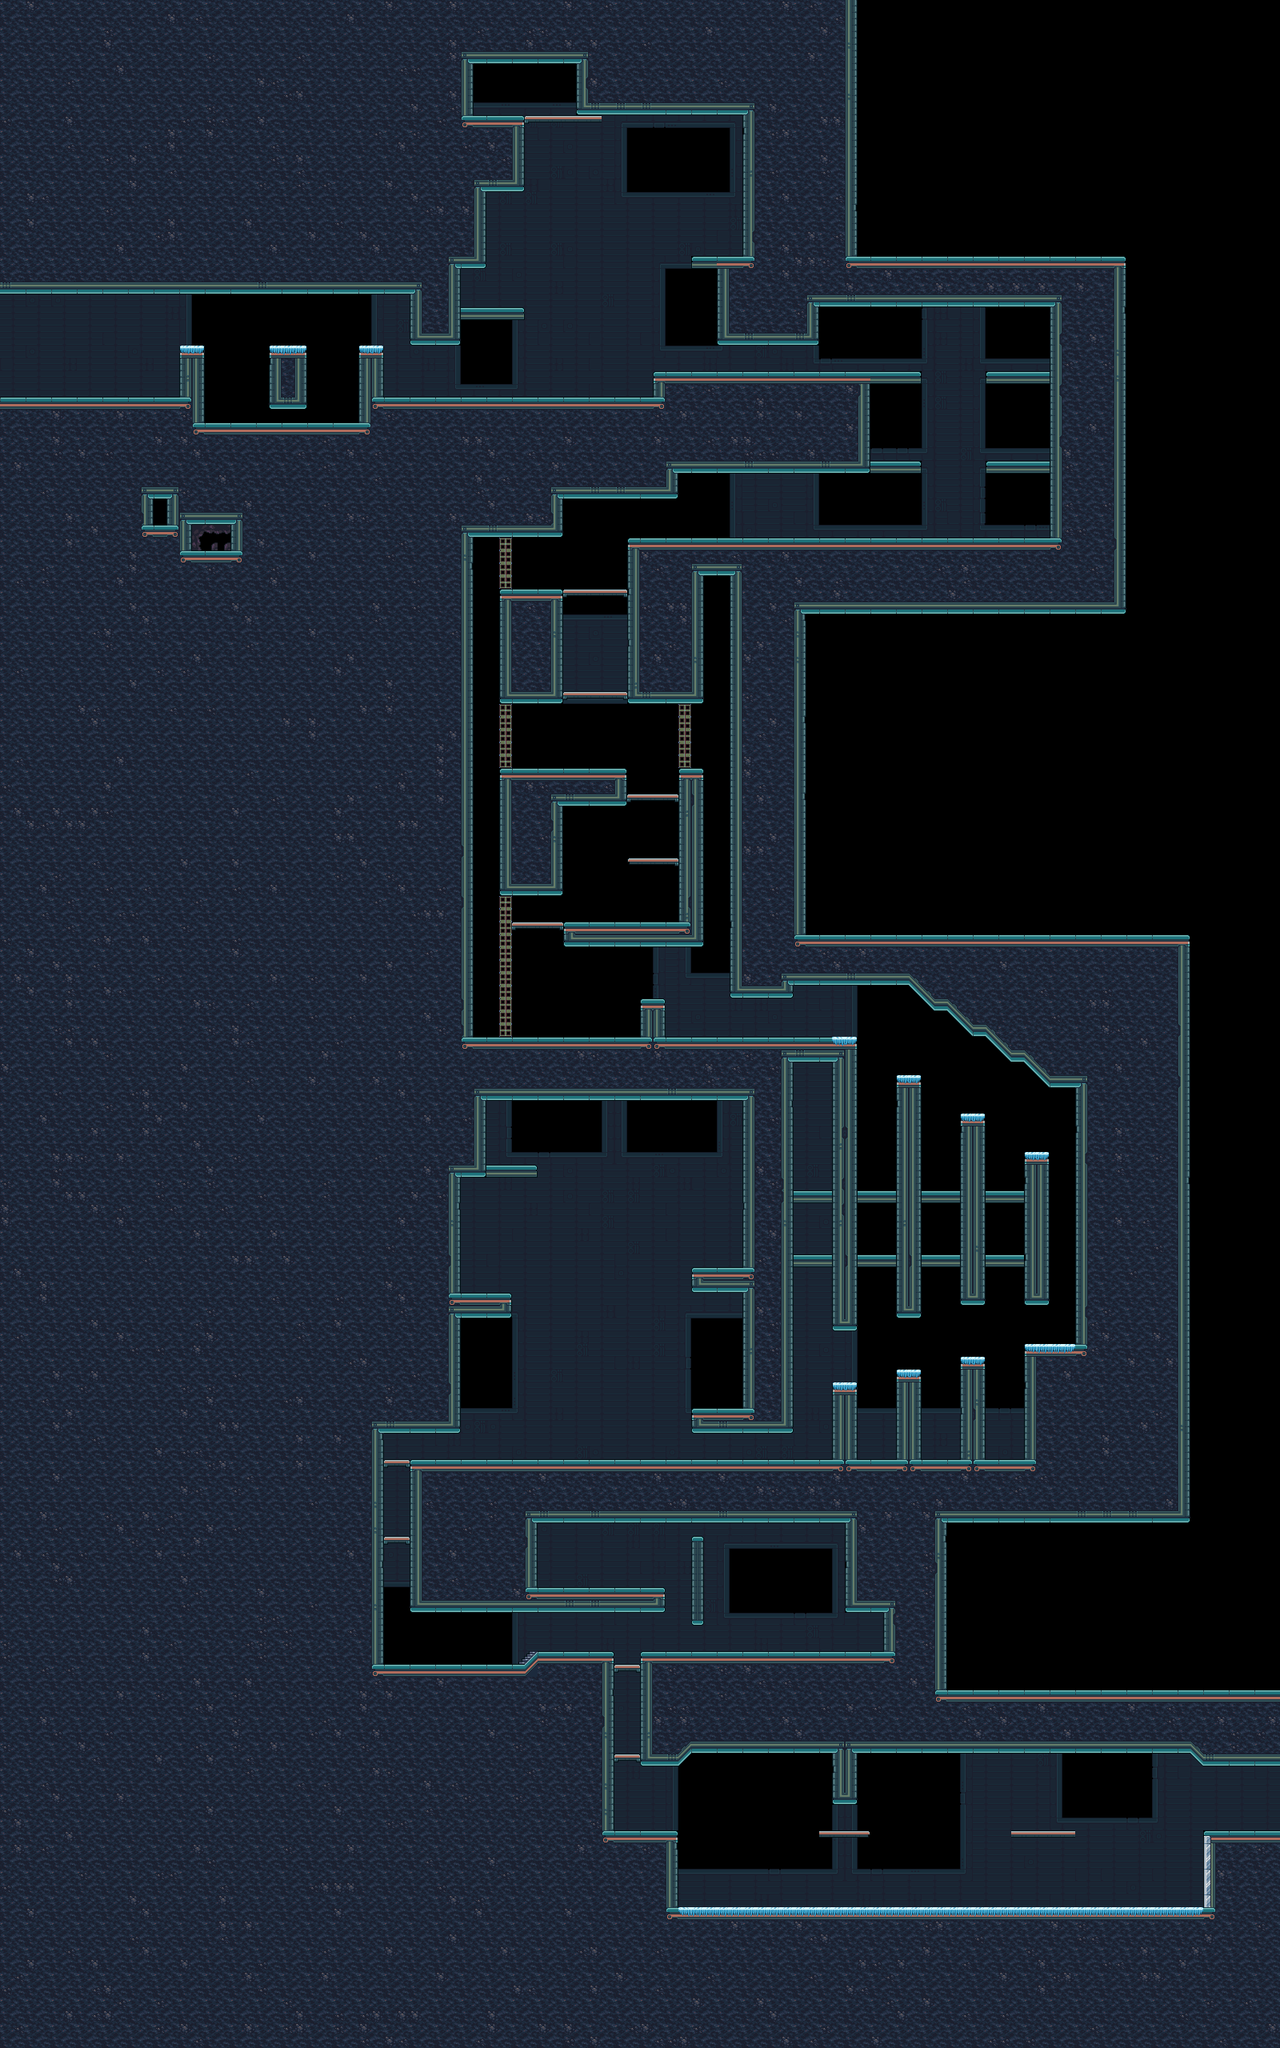

A 2D game scene composited from a Tiled map and its tileset images. What follows is a short description and the map's XML, with each tile layer's data collapsed to a summary:
An orthogonal 100x160 tile map with 16x16 px tiles, 2 tile layers (Tile Layer 1, Tile Layer 2), 1 hidden layer not drawn.

<map version="1.0" orientation="orthogonal" renderorder="right-down" width="100" height="160" tilewidth="16" tileheight="16" nextobjectid="1">
 <tileset firstgid="1" name="0_GAUNTLET_BASIN" tilewidth="16" tileheight="16" tilecount="1400" columns="20">
  <image source="../../../tileset/0_BASIN.png" width="320" height="1120" />
  <terraintypes>
   <terrain name="Basic" tile="-1" />
   <terrain name="Thin_V" tile="-1" />
   <terrain name="Thin_H" tile="-1" />
   <terrain name="Eraser" tile="-1" />
  </terraintypes>
  <tile id="8" terrain=",,,3" />
  <tile id="9" terrain=",,3,3" />
  <tile id="10" terrain=",,3," />
  <tile id="11" terrain="3,3,3," />
  <tile id="12" terrain="3,3,,3" />
  <tile id="28" terrain=",3,,3" />
  <tile id="29" terrain="3,3,3,3" />
  <tile id="30" terrain="3,,3," />
  <tile id="31" terrain="3,,3,3" />
  <tile id="32" terrain=",3,3,3" />
  <tile id="48" terrain=",3,," />
  <tile id="49" terrain="3,3,," />
  <tile id="50" terrain="3,,," />
  <tile id="80" terrain=",,,0" />
  <tile id="81" terrain=",,0,0" />
  <tile id="82" terrain=",,0," />
  <tile id="88" terrain=",,,1" />
  <tile id="89" terrain=",,1,1" />
  <tile id="90" terrain=",,1," />
  <tile id="92" terrain=",,,2" />
  <tile id="93" terrain=",,2,2" />
  <tile id="94" terrain=",,2," />
  <tile id="100" terrain=",0,,0" />
  <tile id="101" terrain="0,0,0,0" />
  <tile id="102" terrain="0,,0," />
  <tile id="105" terrain="0,0,0," />
  <tile id="106" terrain="0,0,,0" />
  <tile id="108" terrain=",1,,1" />
  <tile id="109" terrain="1,1,1,1" />
  <tile id="110" terrain="1,,1," />
  <tile id="112" terrain=",2,,2" />
  <tile id="113" terrain="2,2,2,2" />
  <tile id="114" terrain="2,,2," />
  <tile id="120" terrain=",0,," />
  <tile id="121" terrain="0,0,," />
  <tile id="122" terrain="0,,," />
  <tile id="125" terrain="0,,0,0" />
  <tile id="126" terrain=",0,0,0" />
  <tile id="128" terrain=",1,," />
  <tile id="129" terrain="1,1,," />
  <tile id="130" terrain="1,,," />
  <tile id="132" terrain=",2,," />
  <tile id="133" terrain="2,2,," />
  <tile id="134" terrain="2,,," />
 </tileset>
 <imagelayer name="Image Layer 1" visible="0">
  <image source="../../../../_noncrypt_assets/pngexports/BASIN_G3.png" />
 </imagelayer>
 <layer name="Tile Layer 1" width="100" height="160">
  <data>[16000 cells, 11748 non-empty, 92 distinct tile ids]</data>
 </layer>
 <layer name="Tile Layer 2" width="100" height="160">
  <data>[16000 cells, 189 non-empty, 21 distinct tile ids]</data>
 </layer>
</map>
